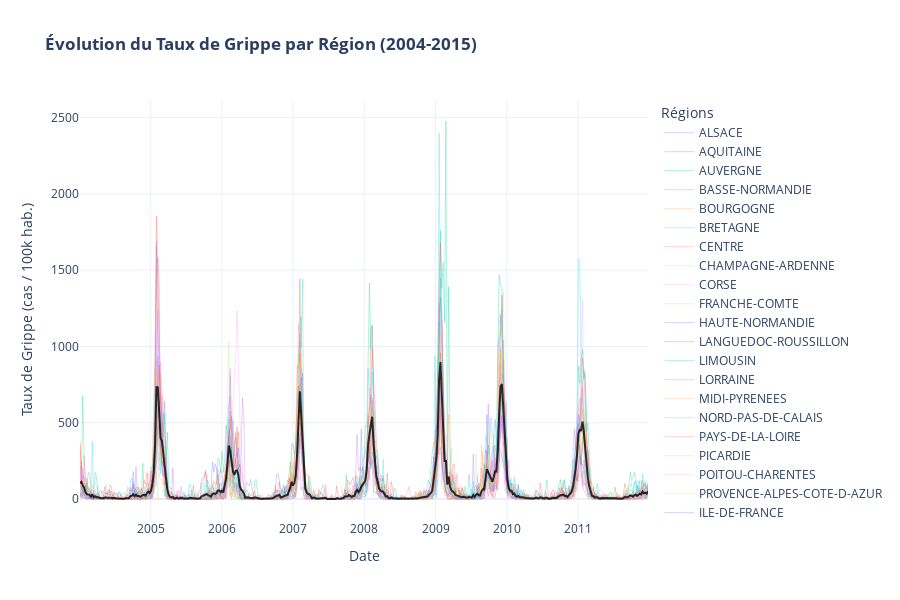

This figure's notebook cell:
### Markdown cell above
-  Commentaireeeeeeeeeeess

### Code cell
# Visualisation de l'évolution du taux de grippe par région chaque semaine

national_mean = df.groupby('week_date')['TauxGrippe'].mean().reset_index()
fig = go.Figure()

regions = df['region_name'].unique()
for region in regions:
    region_data = df[df['region_name'] == region]
    fig.add_trace(go.Scatter(
        x=region_data['week_date'],
        y=region_data['TauxGrippe'],
        mode='lines',
        name=region,
        opacity=0.3,       # Transparence forte pour ne pas surcharger
        line=dict(width=1),
        showlegend=True    # Garde la légende (cliquable pour filtrer)
    ))

# Ajout de la Moyenne Nationale
fig.add_trace(go.Scatter(
    x=national_mean['week_date'],
    y=national_mean['TauxGrippe'],
    mode='lines',
    name='Moyenne Nationale',
    line=dict(color='black', width=2), # Noir épais
    opacity=0.8
))

# Mise en page
fig.update_layout(
    title='<b>Évolution du Taux de Grippe par Région (2004-2015)</b>',
    xaxis_title='Date',
    yaxis_title='Taux de Grippe (cas / 100k hab.)',
    template='plotly_white',
    hovermode='x unified',  # Très utile : affiche toutes les valeurs au survol de la souris
    height=600,
    legend_title="Régions"
)

fig.show()

### Figure 1 — Plotly figure (JSON) as saved in the notebook; plotly's stock layout.template omitted (floating-point values rounded to 4 significant figures; data arrays with more than 128 entries replaced by an {"elided": "..."} marker saying what was removed)
{"data": [{"line": {"width": 1}, "mode": "lines", "name": "ALSACE", "opacity": 0.3, "showlegend": true, "type": "scatter", "x": {"elided": "418 str values"}, "y": {"elided": "418 int values"}}, {"line": {"width": 1}, "mode": "lines", "name": "AQUITAINE", "opacity": 0.3, "showlegend": true, "type": "scatter", "x": {"elided": "418 str values"}, "y": {"elided": "418 int values"}}, {"line": {"width": 1}, "mode": "lines", "name": "AUVERGNE", "opacity": 0.3, "showlegend": true, "type": "scatter", "x": {"elided": "418 str values"}, "y": {"elided": "418 int values"}}, {"line": {"width": 1}, "mode": "lines", "name": "BASSE-NORMANDIE", "opacity": 0.3, "showlegend": true, "type": "scatter", "x": {"elided": "418 str values"}, "y": {"elided": "418 int values"}}, {"line": {"width": 1}, "mode": "lines", "name": "BOURGOGNE", "opacity": 0.3, "showlegend": true, "type": "scatter", "x": {"elided": "418 str values"}, "y": {"elided": "418 int values"}}, {"line": {"width": 1}, "mode": "lines", "name": "BRETAGNE", "opacity": 0.3, "showlegend": true, "type": "scatter", "x": {"elided": "418 str values"}, "y": {"elided": "418 int values"}}, {"line": {"width": 1}, "mode": "lines", "name": "CENTRE", "opacity": 0.3, "showlegend": true, "type": "scatter", "x": {"elided": "418 str values"}, "y": {"elided": "418 int values"}}, {"line": {"width": 1}, "mode": "lines", "name": "CHAMPAGNE-ARDENNE", "opacity": 0.3, "showlegend": true, "type": "scatter", "x": {"elided": "418 str values"}, "y": {"elided": "418 int values"}}, {"line": {"width": 1}, "mode": "lines", "name": "CORSE", "opacity": 0.3, "showlegend": true, "type": "scatter", "x": {"elided": "418 str values"}, "y": {"elided": "418 int values"}}, {"line": {"width": 1}, "mode": "lines", "name": "FRANCHE-COMTE", "opacity": 0.3, "showlegend": true, "type": "scatter", "x": {"elided": "418 str values"}, "y": {"elided": "418 int values"}}, {"line": {"width": 1}, "mode": "lines", "name": "HAUTE-NORMANDIE", "opacity": 0.3, "showlegend": true, "type": "scatter", "x": {"elided": "418 str values"}, "y": {"elided": "418 int values"}}, {"line": {"width": 1}, "mode": "lines", "name": "LANGUEDOC-ROUSSILLON", "opacity": 0.3, "showlegend": true, "type": "scatter", "x": {"elided": "418 str values"}, "y": {"elided": "418 int values"}}, {"line": {"width": 1}, "mode": "lines", "name": "LIMOUSIN", "opacity": 0.3, "showlegend": true, "type": "scatter", "x": {"elided": "418 str values"}, "y": {"elided": "418 int values"}}, {"line": {"width": 1}, "mode": "lines", "name": "LORRAINE", "opacity": 0.3, "showlegend": true, "type": "scatter", "x": {"elided": "418 str values"}, "y": {"elided": "418 int values"}}, {"line": {"width": 1}, "mode": "lines", "name": "MIDI-PYRENEES", "opacity": 0.3, "showlegend": true, "type": "scatter", "x": {"elided": "418 str values"}, "y": {"elided": "418 int values"}}, {"line": {"width": 1}, "mode": "lines", "name": "NORD-PAS-DE-CALAIS", "opacity": 0.3, "showlegend": true, "type": "scatter", "x": {"elided": "418 str values"}, "y": {"elided": "418 int values"}}, {"line": {"width": 1}, "mode": "lines", "name": "PAYS-DE-LA-LOIRE", "opacity": 0.3, "showlegend": true, "type": "scatter", "x": {"elided": "418 str values"}, "y": {"elided": "418 int values"}}, {"line": {"width": 1}, "mode": "lines", "name": "PICARDIE", "opacity": 0.3, "showlegend": true, "type": "scatter", "x": {"elided": "418 str values"}, "y": {"elided": "418 int values"}}, {"line": {"width": 1}, "mode": "lines", "name": "POITOU-CHARENTES", "opacity": 0.3, "showlegend": true, "type": "scatter", "x": {"elided": "418 str values"}, "y": {"elided": "418 int values"}}, {"line": {"width": 1}, "mode": "lines", "name": "PROVENCE-ALPES-COTE-D-AZUR", "opacity": 0.3, "showlegend": true, "type": "scatter", "x": {"elided": "418 str values"}, "y": {"elided": "418 int values"}}, {"line": {"width": 1}, "mode": "lines", "name": "ILE-DE-FRANCE", "opacity": 0.3, "showlegend": true, "type": "scatter", "x": {"elided": "418 str values"}, "y": {"elided": "418 int values"}}, {"line": {"width": 1}, "mode": "lines", "name": "RHONE-ALPES", "opacity": 0.3, "showlegend": true, "type": "scatter", "x": {"elided": "418 str values"}, "y": {"elided": "418 int values"}}, {"line": {"color": "black", "width": 2}, "mode": "lines", "name": "Moyenne Nationale", "opacity": 0.8, "type": "scatter", "x": {"elided": "416 str values"}, "y": {"elided": "416 float values"}}], "layout": {"height": 600, "hovermode": "x unified", "legend": {"title": {"text": "Régions"}}, "title": {"text": "<b>Évolution du Taux de Grippe par Région (2004-2015)</b>"}, "xaxis": {"title": {"text": "Date"}}, "yaxis": {"title": {"text": "Taux de Grippe (cas / 100k hab.)"}}}}
